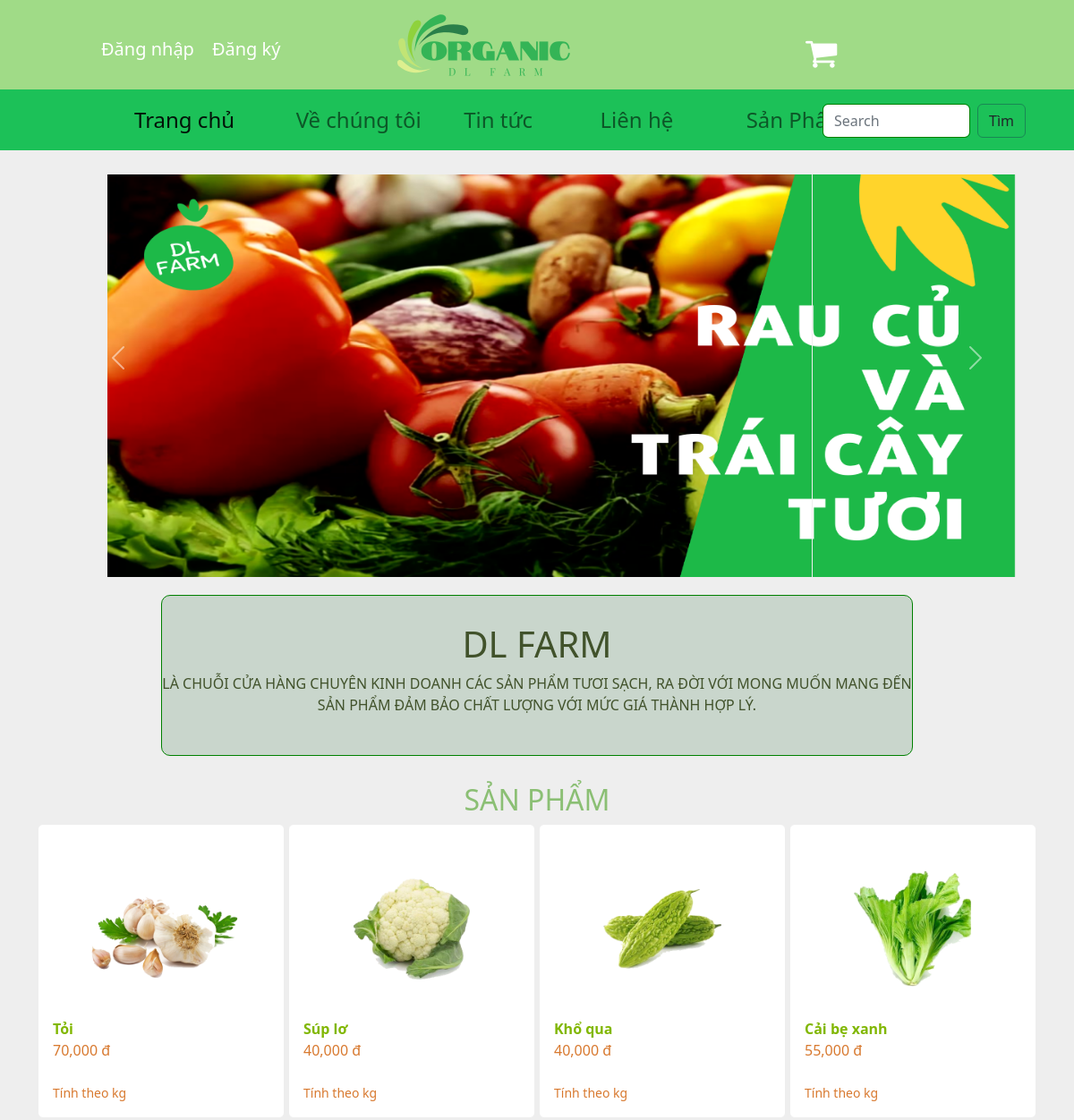
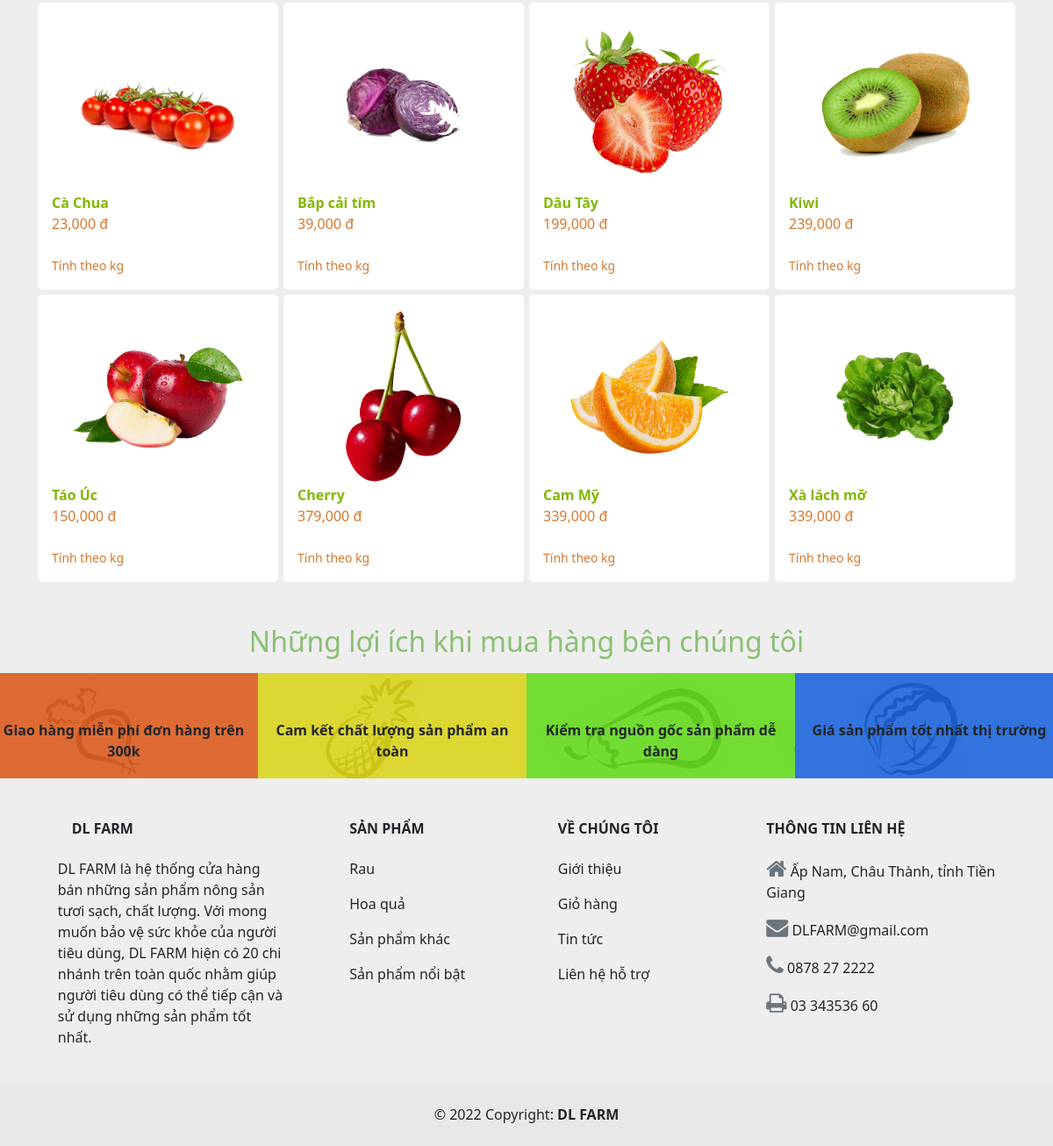
The app's page /home.php with its own data (2 pictures, top to bottom).
### tables this page shows
CREATE TABLE `sanpham` (
 `id` int(11) NOT NULL AUTO_INCREMENT,
 `image` varchar(70) NOT NULL,
 `name` varchar(70) NOT NULL,
 `price` int(11) NOT NULL,
 `description` text NOT NULL,
 PRIMARY KEY (`id`)
);

### home.php (the view, shortened to what this page needs)
<!DOCTYPE html>
<html lang="en">
<?php
    $cartOk = "login.php";
?>
<head>
    <link rel="stylesheet" href="https://cdnjs.cloudflare.com/ajax/libs/font-awesome/4.7.0/css/font-awesome.min.css">
    <link href="https://cdn.jsdelivr.net/npm/bootstrap@5.2.3/dist/css/bootstrap.min.css" rel="stylesheet">
    <link rel="stylesheet" href="style.css">
</head>
<body>
    <div class="fixed">
        <div class="top">
            <div class="two-button dropdown" style="display: inline-block; display:flex">
                <div <?php if(isset($_SESSION['name'])) echo "hidden";?>>
                    <a style="text-decoration:none; font-size: 20px; margin-right:20px" class="dndk" href="login.php">Đăng nhập</a>
                </div>
                <div <?php if(isset($_SESSION['name'])) echo "hidden";?>> <a style="text-decoration:none; font-size: 20px"  class="dndk" href="signin.php">Đăng ký</a> </div>
            </div>
            <img class="logo" src="img/logo.png" alt="">
            <div class="carts" style="display: inline-block; display:flex;">
                <a title="Giỏ hàng" style="text-decoration: none;" href="<?php echo $cartOk;?>">
                    <i class="fa">&#xf07a;</i>
                </a>
            </div>
        </div>
        <nav class="navbar navbar-expand-lg" style="background-color: #1cc158;">
            <div class="container">
                <div class="collapse navbar-collapse" id="navbarSupportedContent">
                    <ul class="navbar-nav me-auto mb-2 mb-lg-0">
                        <li class="nav-item">
                            <a style="font-size: 150%; margin-left:100px; width: 100%;" class="nav-link active" aria-current="page" href="home.php">Trang chủ</a>
                        </li>
                        <li class="nav-item">
                            <a style="font-size: 150%; margin-left:100px; width: 100%;" class="nav-link " href="vechungtoi.php">Về chúng tôi</a>
                        </li>
                        <li class="nav-item">
                            <a style="font-size: 150%; margin-left:100px; width: 100%;" class="nav-link" href="tintuc.php">Tin tức</a>
                        </li>
                        <li class="nav-item">
                            <a style="font-size: 150%; margin-left:100px; width: 100%;" class="nav-link" href="lienhe.php">Liên hệ</a>
                        </li>
                        <li class="nav-item">
                            <a style="font-size: 150%; margin-left:100px; width: 100%;" class="nav-link" href="home.php?search=">Sản Phẩm</a>
                        </li>
                        <li class="nav-item">
                            <form action="home.php" style="margin: auto; padding-top: 8px;" class="container d-flex" role="search">
                                <input class="form-control me-2" name="search" type="search" placeholder="Search" aria-label="Tìm kiếm sản phẩm" value="<?php echo isset($_GET['search']) ? $_GET['search'] : "";?>">
                                <button class="btn btn-outline-success text-dark" type="submit">Tìm</button>
                            </form>
                        </li>
                    </ul>
                </div>
            </div>
        </nav>
    </div>
    <div class="row">
        <div id="carouselExampleControls" class="carousel slide col-12 col-md-12 col-lg-6 " data-bs-ride="carousel">
            <div class="carousel-inner">
                <div class="carousel-item active">
                    <img class="slide" src="img/banner1.png" class="d-block " alt="...">
                </div>
            </div>
            <button class="carousel-control-prev" type="button" data-bs-target="#carouselExampleControls" data-bs-slide="prev">
                <span class="carousel-control-prev-icon" aria-hidden="true"></span>
            </button>
            <button class="carousel-control-next" type="button" data-bs-target="#carouselExampleControls" data-bs-slide="next">
                <span class="carousel-control-next-icon" aria-hidden="true"></span>
            </button>
        </div>
    </div>
    <div class="about">
        <h1 style="text-align:center; color:#41522B; margin-top:30px">DL FARM </h1>
        <p style="text-align:center; color:#41522B ">LÀ CHUỖI CỬA HÀNG CHUYÊN KINH DOANH CÁC SẢN PHẨM TƯƠI SẠCH, RA ĐỜI VỚI MONG MUỐN MANG ĐẾN SẢN PHẨM ĐẢM BẢO CHẤT LƯỢNG VỚI MỨC GIÁ THÀNH HỢP LÝ.</p>
    </div>
    <div class="wrapper">
        <div class="container">
            <div> <h2 style="color:#8BBF74; text-align:center">SẢN PHẨM</h2></div>
            <div class="row g-1">
                <?php
                    require_once ('api/connection.php');
                    $sql = 'SELECT * FROM sanpham';
                    try{
                        $stmt = $dbCon->prepare($sql);
                        $stmt->execute();
                    }
                    catch(PDOException $ex){
                        die(json_encode(array('status' => false, 'data' => $ex->getMessage())));
                    }
                    while ($row = $stmt->fetch(PDO::FETCH_ASSOC))
                    {
                        echo '<div class="col-md-3">';
                        echo '<div class="card p-3">';
                        echo '<div class="text-center">';
                        echo '<a href="xemsanpham.php?id='.$row["id"].'"><img src="'.$row['image'].'" width="200"></a>';
                        echo '</div>';
                        echo '<div class="product-details">';
                        echo '<a href="xemsanpham.php?id='.$row["id"].'"><span style="color:#81B700; font-weight:bold">'.$row['name'].'</span></a>';
                        echo '<a href="xemsanpham.php?id='.$row["id"].'"><span style="color:#D8792F" class="font-weight-bold d-block">'. number_format($row['price']).' đ</span></a>';
                        echo '<a href="xemsanpham.php?id='.$row["id"].'"><div class="weight">';
                        echo '<small style="color:#D8792F">Tính theo kg</small>';
                        echo '</div></a>';
                        echo '</div>';
                        echo '</div>';
                        echo '</div>';
                    }
                ?>
            </div>
        </div>
        <div class="mt-5"> <h2 style="color:#8BBF74; text-align:center"> Những lợi ích khi mua hàng bên chúng tôi</h2></div>
        <div class="row mt-3">
            <div style="background-image: url('img/ck1.jpg');" class="kc col-md-3 col-lg-3">
                <p class="textcamket">Giao hàng miễn phí đơn hàng trên 300k</p>
            </div>
            <div style="background-image: url('img/ck2.jpg');" class="kc col-md-3 col-lg-3">
                <p class="textcamket">Cam kết chất lượng sản phẩm an toàn</p>
            </div>
            <div style="background-image: url('img/ck3.jpg');" class="kc col-md-3 col-lg-3">
                <p class="textcamket">Kiểm tra nguồn gốc sản phẩm dễ dàng</p>
            </div>
            <div style="background-image: url('img/ck4.jpg');" class="kc col-md-3 col-lg-3">
                <p class="textcamket">Giá sản phẩm tốt nhất thị trường</p>
            </div>
        </div>
    </div>
    <div>
        <section class="">
            <div class="container text-center text-md-start mt-5">
            <div class="row mt-3">
                <div class="col-md-3 col-lg-4 col-xl-3 mx-auto mb-4">
                <h6 class="text-uppercase fw-bold mb-4">
                    <i class="fas fa-gem me-3 text-secondary"></i>DL FARM
                </h6>
                <p>
                    DL FARM là hệ thống cửa hàng bán những sản phẩm nông sản tươi sạch, chất lượng. Với mong muốn bảo vệ sức khỏe của người tiêu dùng, DL FARM hiện có 20 chi nhánh trên toàn quốc nhằm giúp người tiêu dùng có thể tiếp cận và sử dụng những sản phẩm tốt nhất.
                </p>
                </div>
                <div class="col-md-2 col-lg-2 col-xl-2 mx-auto mb-4">
                <h6 class="text-uppercase fw-bold mb-4">
                    SẢN PHẨM
                </h6>
                <p>
                    <a href="#!" class="text-reset" style="text-decoration: none">Rau</a>
                </p>
                <p>
                    <a href="#!" class="text-reset" style="text-decoration: none">Hoa quả</a>
                </p>
                <p>
                    <a href="#!" class="text-reset" style="text-decoration: none">Sản phẩm khác</a>
                </p>
                <p>
                    <a href="#!" class="text-reset" style="text-decoration: none">Sản phẩm nổi bật</a>
                </p>
                </div>
                <div class="col-md-3 col-lg-2 col-xl-2 mx-auto mb-4">
                <h6 class="text-uppercase fw-bold mb-4">
                    VỀ CHÚNG TÔI
                </h6>
                <p>
                    <a href="vechungtoi.php" class="text-reset" style="text-decoration: none">Giới thiệu</a>
                </p>
                <p>
                    <a href="#" class="text-reset" style="text-decoration: none">Giỏ hàng</a>
                </p>
                <p>
                    <a href="tintuc.php" class="text-reset" style="text-decoration: none">Tin tức</a>
                </p>
                <p>
                    <a href="#" class="text-reset" style="text-decoration: none">Liên hệ hỗ trợ</a>
                </p>
                </div>
                <div class="col-md-4 col-lg-3 col-xl-3 mx-auto mb-md-0 mb-4">
                <h6 class="text-uppercase fw-bold mb-4">THÔNG TIN LIÊN HỆ</h6>
                <p><i style="font-size: 25px;" class="fa fa-home text-secondary"></i> Ấp Nam, Châu Thành, tỉnh Tiền Giang</p>
                <p>
                    <i style="font-size: 25px;" class="fa fa-envelope text-secondary"></i>
                    DLFARM@gmail.com
                </p>
                <p><i style="font-size: 25px;" class="fa fa-phone text-secondary"></i> 0878 27 2222</p>
                <p><i style="font-size: 25px;" class="fa fa-print text-secondary"></i> 03 343536 60</p>
                </div>
            </div>
            </div>
        </section>
        <div class="text-center p-4" style="background-color: rgba(0, 0, 0, 0.025);">
            © 2022 Copyright:
            <a class="text-reset fw-bold" href="home.php">DL FARM</a>
        </div>
    </div>
</body>
</html>

### style.css (style rules this page uses)
body { background: #eee; }
.wrapper { margin-top: 30px; }
.card { border: 1px solid #eee; cursor: pointer; }
.weight { margin-top: -65px; transition: all 0.5s; }
.weight small { color: #e2dede; }
.top { background-color: #A0DB87; height: 100px; position: relative; }
.logo { text-align: center; height: 250px; width: 250px; right: 45%; top: -65%; position: absolute; }
.two-button { position: absolute; top: 40px; left: 113px; }
.carts { background-color: #A0DB87; width: 300px; position: absolute; top: 40px; right: 0px; }
.slide { margin-top: 20px; height: 450px; margin-left: 60px; width: 92%; margin-bottom: 20px; }
.about { height: 180px; width: 70%; margin: auto; border: 1px solid green; border-radius: 10px; background-color: #C9D6CC; text-align: center; margin-top: 20px; }
.kc { text-align: center; height: 120px; background-color: #A0DB87; }
.textcamket { margin-top: 53px; font-weight: bold }
.dndk { color: white; }
.dropdown { position: relative; display: inline-block; width: 320px; }
.me-2 { border-color: green; }
.d-flex { margin-top: 20px; }
.fa { color: white; font-size: 38px; }
div.fixed { width: 100%; position: fixed; top: 0; z-index: 3; }

### home.php (style rules this page uses)
a { text-decoration: none; }

### records on screen
sanpham: image (picture), name "Tỏi", price "70,000"
sanpham: image (picture), name "Súp lơ", price "40,000"
sanpham: image (picture), name "Khổ qua", price "40,000"
sanpham: image (picture), name "Cải bẹ xanh", price "55,000"
sanpham: image (picture), name "Cà Chua", price "23,000"
sanpham: image (picture), name "Bắp cải tím", price "39,000"
sanpham: image (picture), name "Dâu Tây", price "199,000"
sanpham: image (picture), name "Kiwi", price "239,000"
sanpham: image (picture), name "Táo Úc", price "150,000"
sanpham: image (picture), name "Cherry", price "379,000"
sanpham: image (picture), name "Cam Mỹ", price "339,000"
sanpham: image (picture), name "Xà lách mỡ", price "339,000"
